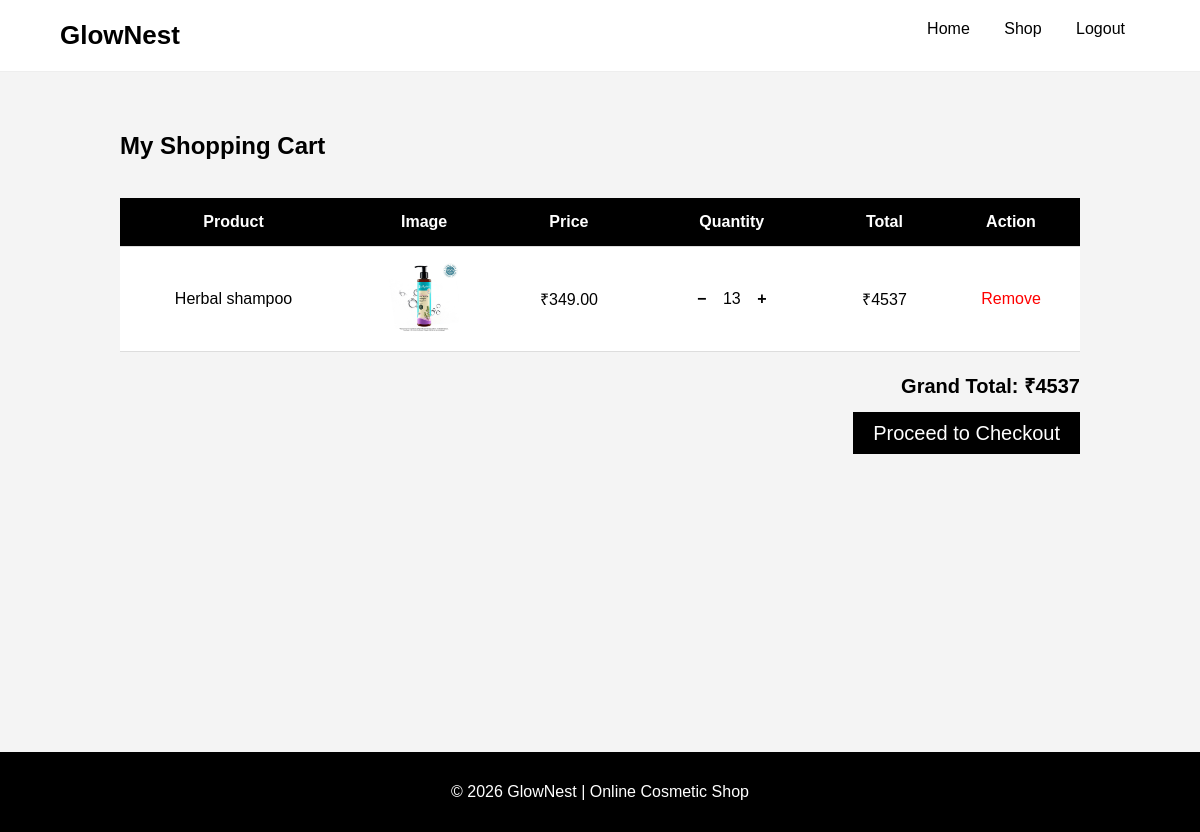
The page /cart.php (signed in) on the database as committed earlier.
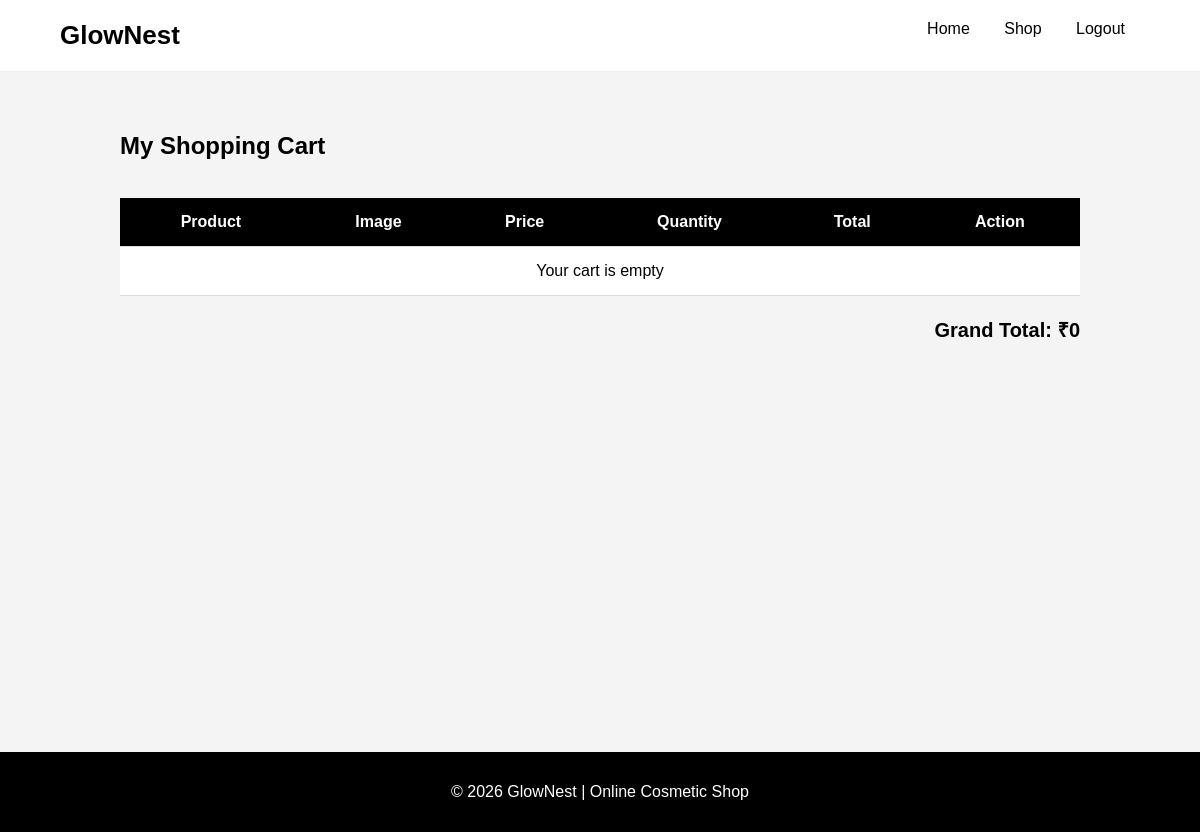
The same page on the database as committed later.
### tables this page shows
CREATE TABLE `cart` (
  `cart_id` int(11) NOT NULL,
  `user_id` int(11) DEFAULT NULL,
  `product_id` int(11) DEFAULT NULL,
  `quantity` int(11) DEFAULT NULL,
  `price` decimal(10,2) DEFAULT NULL,
  `total_amount` decimal(10,2) DEFAULT NULL,
  `added_date` datetime DEFAULT current_timestamp()
);

CREATE TABLE `products` (
  `product_id` int(15) NOT NULL,
  `product_name` varchar(100) NOT NULL,
  `price` decimal(10,2) NOT NULL,
  `stock` int(10) NOT NULL,
  `description` text DEFAULT NULL,
  `image` varchar(150) DEFAULT NULL,
  `category_id` int(15) NOT NULL,
  `brand_id` int(15) NOT NULL
);

### cart.php (the view, shortened to what this page needs)
<?php
$conn = mysqli_connect("localhost", "root", "", "cosmatic_shop");
$username = $_SESSION['username'];
$user_query = mysqli_query($conn, "SELECT user_id FROM user WHERE email='$username'");
$user_data = mysqli_fetch_assoc($user_query);
$user_id = $user_data['user_id'];
$query = "SELECT cart.*, products.product_name, products.image
          FROM cart
          JOIN products ON cart.product_id = products.product_id
          WHERE cart.user_id = $user_id";
$result = mysqli_query($conn, $query);
$grand_total = 0;
?>
<!DOCTYPE html>
<html>
<head>
</head>
<body>
    <header>
        <div class="logo">GlowNest</div>
        <div id="ff">
            <a href="home.php">Home</a>
            <a href="shoppage.php">Shop</a>
            <a href="logout.php">Logout</a>
        </div>
    </header>
    <div class="container">
        <h2>My Shopping Cart</h2>
        <br>
        <table>
            <tr>
                <th>Product</th>
                <th>Image</th>
                <th>Price</th>
                <th>Quantity</th>
                <th>Total</th>
                <th>Action</th>
            </tr>
            <?php
            if (mysqli_num_rows($result) > 0) {
                while ($row = mysqli_fetch_assoc($result)) {
                    $total = $row['price'] * $row['quantity'];
                    $grand_total += $total;
                    ?>
                    <tr>
                        <td><?php echo htmlspecialchars($row['product_name']); ?></td>
                        <td><img src="images/<?php echo $row['image']; ?>"></td>
                        <td>₹<?php echo $row['price']; ?></td>
                        <td>
                            <a href="cart.php?action=decrease&cart_id=<?php echo $row['cart_id']; ?>" class="qty-btn">−</a>
                            <?php echo $row['quantity']; ?>
                            <a href="cart.php?action=increase&cart_id=<?php echo $row['cart_id']; ?>" class="qty-btn">+</a>
                        </td>
                        <td>₹<?php echo $total; ?></td>
                        <td>
                            <a class="remove" href="cart.php?remove=<?php echo $row['cart_id']; ?>">Remove</a>
                        </td>
                    </tr>
                    <?php
                }
            } else {
                echo "<tr><td colspan='6'>Your cart is empty</td></tr>";
            }
            ?>
        </table>
        <div class="total-box">
            <strong>Grand Total: ₹<?php echo $grand_total; ?></strong>
            <br><br>
            <?php if ($grand_total > 0) { ?>
                <a href="checkout.php" class="btn">Proceed to Checkout</a>
            <?php } ?>
        </div>
    </div>
    <footer>
        <p>© 2026 GlowNest | Online Cosmetic Shop</p>
    </footer>
</body>
</html>

Rows that differ between the two databases and show on the page:
removed cart: product.product_name "Herbal shampoo", product.image (picture), price "349.00", quantity "13", total "4537"
Other text that changed with them:
$grand_total: "4537" → "0"
text no longer shown: "Proceed to Checkout"
text now shown: "Your cart is empty"
